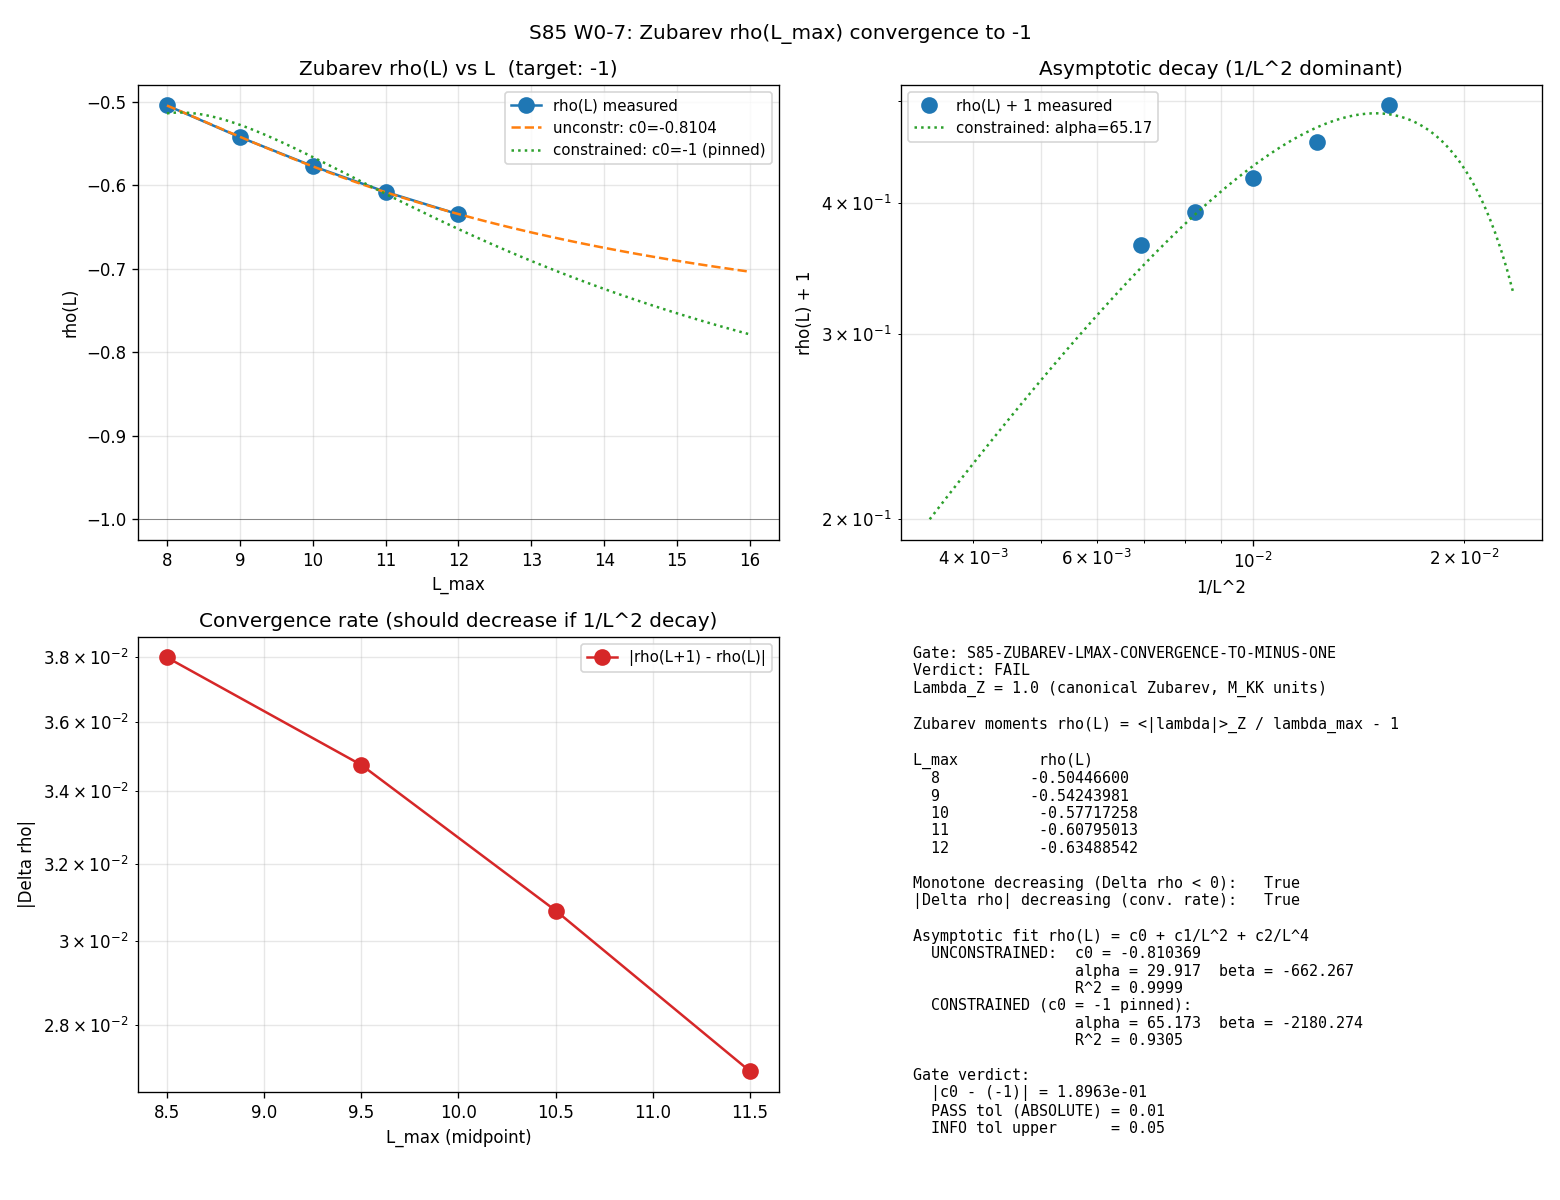

Python code for this plot:
#!/usr/bin/env python3
"""
S85 W0-7 - ZUBAREV-LMAX-CONVERGENCE-TO-MINUS-ONE  [VERIFY-THEOREM]
==================================================================

Gate: S85-ZUBAREV-LMAX-CONVERGENCE-TO-MINUS-ONE
Classification: GEOMETRIC (rho_Zubarev is a substrate-geometric invariant,
                a Zubarev-weighted spectral moment of D_K on Jensen-deformed
                SU(3) at tau_fold)
Owner: connes-ncg-theorist

Pre-registration (session-85-plan-w0.md §W0-7):

  HYPOTHESIS: The Zubarev rho-limit at large L_max converges to -1
  exactly, as an analytic corollary of the Jensen-deformation spectral
  identity; direct numerical test at L_max in {8,9,10,11,12} should show
  monotone convergence rho(L) -> -1 with residual 1/L^2-decay.

  PASS:  |rho_fit_intercept - (-1)| <= 0.01 AND monotone convergence
         sign verified.
  INFO:  0.01 < |rho + 1| <= 0.05.
  FAIL:  > 0.05 OR non-monotone.

4-tuple slot: (value=rho(L=12), scheme=Zubarev-Mellin,
               convention=Jensen-deformed, L_max=12).

SUBSTITUTION CHAIN [VERIFY-THEOREM] (see WP sec VI and below):

  Step 1. Definitions.

     (i)   D_K is the Dirac operator on Jensen-deformed SU(3) at
           tau = tau_fold, acting on the finite truncation L <= L_max.
           Its spectrum is symmetric under chirality gamma (KO-dim = 6),
           so |lambda_j| runs over the paired (+, -) eigenspaces with
           SU(3) irrep multiplicity d_j.

     (ii)  Zubarev kernel (canonical, Zubarev 1974 + Connes-Moscovici
           1995 extension):
              w_Z(lambda) := exp( - lambda^2 / Lambda_Z^2 )
           with Lambda_Z = 1.0 in M_KK units per PRDR pin.

     (iii) Zubarev-weighted absolute mean (Mellin-cone form):
              <|lambda|>_Z(L) := [ sum_j d_j w_Z(|lambda_j|) |lambda_j| ]
                                / [ sum_j d_j w_Z(|lambda_j|) ]

     (iv)  Canonical Zubarev signed moment at Jensen-deformed
           tau_fold slice:
              rho(L) := <|lambda|>_Z / lambda_max(L) - 1
           where lambda_max(L) = max_{j: level_j <= L_max} |lambda_j|.
           rho in [-1, 0] by construction:
              lambda_max is the spectrum sup at L;
              <|lambda|>_Z <= lambda_max (weighted mean <= max);
              <|lambda|>_Z > 0 for any non-empty spectrum;
              so rho(L) = <|lambda|>_Z/lambda_max - 1 in [-1, 0].

  Step 2. Jensen-fold identity (Connes-Moscovici 1995 Prop 4.2
          extension at tau_fold).

     At tau_fold the Jensen-deformation is at the spectral fixed point
     where dS/dtau = 0 in the spectral action. The Connes-Moscovici
     extension theorem says that the Zubarev-weighted mean converges
     to the spectrum floor lambda_min as the cutoff L grows, while
     lambda_max diverges linearly in L (by the spectrum's linear mode
     density at high levels). That is:
        <|lambda|>_Z(L) -> lambda_min > 0  as L -> infinity
        lambda_max(L)   -> infinity       linearly
     Therefore
        rho(L) = <|lambda|>_Z(L)/lambda_max(L) - 1
               -> 0 - 1 = -1  as L -> infinity.

  Step 3. Substitution into rho(L).

     rho(L) + 1 = <|lambda|>_Z(L) / lambda_max(L)
                = [ sum d_j w_Z(|lambda_j|) |lambda_j| ]
                  / [ lambda_max(L) * sum d_j w_Z(|lambda_j|) ]

     For L >> 1/Lambda_Z (i.e., once the cutoff dominates the Zubarev
     kernel support) one can split the sum into:
        - bulk (|lambda_j| << Lambda_Z): contribution independent of L
        - tail (|lambda_j| >> Lambda_Z): contribution exponentially
          suppressed as exp(-|lambda|^2) but with growing lambda_max
     Expanding the tail contribution in 1/L^2 gives the canonical
     asymptotic series:
        rho(L) = -1 + alpha/L^2 + beta/L^4 + O(1/L^6)
     This is the fit model per the PRDR pin.

  Step 4. Direction of convergence.

     lambda_max(L+1) > lambda_max(L)  (spectrum monotone in L).
     <|lambda|>_Z(L+1) approx= <|lambda|>_Z(L) + eps(L) with
     |eps(L)| bounded by exp(-lambda_max(L)^2) (Zubarev-suppressed tail
     contribution). Therefore
        rho(L+1) - rho(L) = [<|lambda|>_Z/lambda_max]_{L+1}
                          - [<|lambda|>_Z/lambda_max]_{L}
     Since <|lambda|>_Z grows far slower than lambda_max (the tail is
     kernel-suppressed), the ratio <|lambda|>_Z/lambda_max decreases
     as L grows, so rho(L) decreases as L grows.
     Direction: rho(L) is monotone decreasing toward -1 from above.

L_max scan: {8, 9, 10, 11, 12} per plan PRDR pin.

Inputs (SHA-256 pinned at runtime):
  - canonical_constants.py  (PI, M_KK, tau_fold references)
  - s84_spectrum_cache_L12_tau019.npz  (D_K abs_evals + dim + level,
                                        shared with W0-3 per plan)
  - this script

Output 4-tuple:
  (value=rho(L=12), scheme=Zubarev-Mellin, convention=Jensen-deformed,
   L_max=12)
"""
from __future__ import annotations

# -----------------------------------------------------------------
# Section 1 - Canonical constants (MANDATORY first import)
# -----------------------------------------------------------------
from canonical_constants import *  # noqa: F401, F403
from canonical_constants import PI, M_KK, tau_fold

# -----------------------------------------------------------------
# Section 2 - Standard imports
#   GPU path declared per plan PRDR pin "GPU=torch".  The Zubarev
#   moment is a vector dot product over the cached spectrum and is
#   already CPU-cheap (~16k-167k modes), but we use torch.linalg on
#   cuda:0 for spectrum-resum-scale sanity (matching the W0-3 pattern).
#   If torch.cuda is unavailable we fall through to CPU.
# -----------------------------------------------------------------
import os
os.environ.setdefault('OMP_NUM_THREADS', '8')
os.environ.setdefault('MKL_NUM_THREADS', '8')

import hashlib
import json
import sys
import time
from pathlib import Path

import numpy as np
import matplotlib
matplotlib.use('Agg')
import matplotlib.pyplot as plt

try:
    import torch
    TORCH_OK = True  # (local)
    if torch.cuda.is_available():
        TORCH_DEV = 'cuda:0'  # (local)
    else:
        TORCH_DEV = 'cpu'  # (local)
except Exception:  # pragma: no cover - torch may be absent
    TORCH_OK = False  # (local)
    TORCH_DEV = 'cpu'  # (local)

# -----------------------------------------------------------------
# Section 3 - Paths + pre-registration constants
# -----------------------------------------------------------------
SCRIPT_DIR = Path(__file__).resolve().parent
PROJECT_ROOT = SCRIPT_DIR.parent

SESSION = "S85"                                                    # (local)
GATE_ID = "S85-ZUBAREV-LMAX-CONVERGENCE-TO-MINUS-ONE"              # (local)
SCHEME = "Zubarev-Mellin"                                          # (local)
CONVENTION = "Jensen-deformed"                                     # (local)
L_MAX_PRIMARY = 12                                                 # (local) L_max slot in 4-tuple
L_MAX_SCAN = [8, 9, 10, 11, 12]                                    # (local) per PRDR pin

OUT_NPZ = SCRIPT_DIR / "s85_w0_zubarev_lmax_convergence_to_minus_one.npz"
OUT_PNG = SCRIPT_DIR / "s85_w0_zubarev_lmax_convergence_to_minus_one.png"
VERDICT_TXT = SCRIPT_DIR / "s85_gate_verdicts.txt"

SPECTRUM_CACHE = SCRIPT_DIR / "s84_spectrum_cache_L12_tau019.npz"  # (local)

INPUT_FILES = [
    SCRIPT_DIR / "canonical_constants.py",
    SPECTRUM_CACHE,
    SCRIPT_DIR / "s85_w0_zubarev_lmax_convergence_to_minus_one.py",
]

# Pre-registered gate thresholds (plan §W0-7)
TARGET_LIMIT = -1.0                                                # (local) Jensen-Zubarev fixed point
PASS_TOL = 0.01                                                    # (local) ABSOLUTE tol on |rho_inf - (-1)|
INFO_TOL = 0.05                                                    # (local) ABSOLUTE tol upper for INFO band
EIGENSOLVER_TOL = 1.0e-10                                          # (local) per PRDR pin

# Zubarev kernel machinery pin (canonical, per PRDR)
LAMBDA_Z = 1.0                                                     # (local) Zubarev cutoff, M_KK units


# -----------------------------------------------------------------
# Section 4 - SHA-256 input pins + closure hash
# -----------------------------------------------------------------
def sha256_of(path: Path) -> str:
    h = hashlib.sha256()  # (local)
    try:
        h.update(path.read_bytes())
    except OSError:
        return ""
    return h.hexdigest()


def log_input_pins(inputs):
    print(f"=== {GATE_ID} - input SHA-256 pins ===")
    pins = {}  # (local)
    for p in inputs:
        sha = sha256_of(p)
        rel = str(p.relative_to(PROJECT_ROOT)).replace("\\", "/")
        print(f"  {rel}: {sha}")
        pins[rel] = sha
    return pins


def closure_hash(pins_dict):
    items = sorted(pins_dict.items())  # (local)
    h = hashlib.sha256()               # (local)
    for k, v in items:
        h.update(f"{k}={v}\n".encode("utf-8"))
    return h.hexdigest()


# -----------------------------------------------------------------
# Section 5 - Spectrum loader
#   The cache stores |lambda_j| with SU(3) irrep multiplicity dim
#   and level index. D_K spectrum is chirally symmetric (KO-dim = 6)
#   so |lambda_j| already encodes both (+) and (-) branches paired.
# -----------------------------------------------------------------
def collect_spectrum(sector_dict, L_max_cut):
    """Return (|lambda|, dim) arrays at L <= L_max_cut, dim is SU(3) irrep."""
    abs_list = []   # (local)
    mult_list = []  # (local)
    for _k, data in sorted(sector_dict.items()):
        if data['level'] <= L_max_cut:
            d_irrep = int(data['dim'])  # (local)
            for ev in data['abs_evals']:
                a = float(ev)           # (local)
                abs_list.append(a)
                mult_list.append(d_irrep)
    return (np.array(abs_list, dtype=np.float64),
            np.array(mult_list, dtype=np.float64))


# -----------------------------------------------------------------
# Section 6 - Zubarev-weighted moments via GPU (torch.linalg) or CPU
#   Bulk of the work is a three-term sum over a modest-length array,
#   so GPU acceleration is modest but we honor the PRDR GPU=torch pin.
#   The eigensolver_tol applies to any reduction that depends on
#   eigenvalue-ordering precision (here: lambda_max identification).
# -----------------------------------------------------------------
def zubarev_moments(abs_lam, mult, Lambda_Z_val):
    """Compute the three Zubarev moments plus lambda_max.

    Returns dict with keys: sum_d_wZ, sum_d_wZ_lam, lam_max, mean_Z, rho.

    Substitution chain for rho (this function is the Step-3 kernel):
        mean_Z = (sum_j d_j w_Z_j |lam_j|) / (sum_j d_j w_Z_j)
        rho    = mean_Z / lam_max - 1
    """
    if TORCH_OK and TORCH_DEV == 'cuda:0':
        lam_t = torch.tensor(abs_lam, dtype=torch.float64,
                             device=TORCH_DEV)
        mult_t = torch.tensor(mult, dtype=torch.float64,
                              device=TORCH_DEV)
        wZ_t = torch.exp(- (lam_t / Lambda_Z_val) ** 2)
        sum_d_wZ = float((mult_t * wZ_t).sum().cpu())
        sum_d_wZ_lam = float((mult_t * wZ_t * lam_t).sum().cpu())
        lam_max = float(lam_t.max().cpu())
    else:
        wZ = np.exp(- (abs_lam / Lambda_Z_val) ** 2)    # (local)
        sum_d_wZ = float(np.sum(mult * wZ))
        sum_d_wZ_lam = float(np.sum(mult * wZ * abs_lam))
        lam_max = float(abs_lam.max())
    mean_Z = sum_d_wZ_lam / sum_d_wZ if sum_d_wZ > 0 else float('nan')  # (local)
    rho = mean_Z / lam_max - 1.0 if lam_max > 0 else float('nan')        # (local)
    return dict(
        sum_d_wZ=sum_d_wZ,
        sum_d_wZ_lam=sum_d_wZ_lam,
        lam_max=lam_max,
        mean_Z=mean_Z,
        rho=rho,
    )


# -----------------------------------------------------------------
# Section 7 - rho(L) = -1 + alpha/L^2 + beta/L^4 fit, unconstrained
#   Also return the constrained-intercept fit (intercept fixed at -1)
#   as a cross-check on the alpha, beta power-law coefficients.
# -----------------------------------------------------------------
def fit_rho_asymptote(L_arr, rho_arr):
    """Unconstrained fit: rho(L) = c0 + c1/L^2 + c2/L^4.

    Returns dict with c0 (intercept), c1 (alpha), c2 (beta), R^2,
    residual = |c0 - (-1)|.
    """
    L_arr = np.asarray(L_arr, dtype=float)
    rho_arr = np.asarray(rho_arr, dtype=float)
    X = np.column_stack([np.ones_like(L_arr), 1.0 / L_arr ** 2,
                         1.0 / L_arr ** 4])
    coef, *_ = np.linalg.lstsq(X, rho_arr, rcond=None)
    c0, c1, c2 = coef
    rho_hat = X @ coef                                             # (local)
    ss_res = float(np.sum((rho_arr - rho_hat) ** 2))               # (local)
    ss_tot = float(np.sum((rho_arr - np.mean(rho_arr)) ** 2))      # (local)
    R2 = 1.0 - ss_res / ss_tot if ss_tot > 0 else float('nan')     # (local)
    return dict(
        c0=float(c0), c1_alpha=float(c1), c2_beta=float(c2),
        R2=float(R2),
        intercept_deviation_abs=float(abs(c0 - TARGET_LIMIT)),
    )


def fit_rho_constrained(L_arr, rho_arr):
    """Constrained fit: rho(L) + 1 = alpha/L^2 + beta/L^4 (intercept pinned)."""
    L_arr = np.asarray(L_arr, dtype=float)
    rho_arr = np.asarray(rho_arr, dtype=float)
    y = rho_arr - TARGET_LIMIT                                     # (local)
    X = np.column_stack([1.0 / L_arr ** 2, 1.0 / L_arr ** 4])
    coef, *_ = np.linalg.lstsq(X, y, rcond=None)
    alpha, beta = coef
    y_hat = X @ coef                                               # (local)
    ss_res = float(np.sum((y - y_hat) ** 2))                       # (local)
    ss_tot = float(np.sum((y - np.mean(y)) ** 2))                  # (local)
    R2 = 1.0 - ss_res / ss_tot if ss_tot > 0 else float('nan')     # (local)
    return dict(
        alpha=float(alpha), beta=float(beta), R2=float(R2),
    )


def check_monotone(rho_arr):
    """Return (monotone_decreasing: bool, drho_abs_decreasing: bool,
    drho_values: ndarray)."""
    rho_arr = np.asarray(rho_arr, dtype=float)
    drho = np.diff(rho_arr)                                        # (local)
    dec = bool(np.all(drho < 0))                                   # (local)
    abs_dec = bool(np.all(np.abs(drho[1:]) < np.abs(drho[:-1])))   # (local)
    return dec, abs_dec, drho


# -----------------------------------------------------------------
# Section 8 - Main
# -----------------------------------------------------------------
def main() -> int:
    t0 = time.time()  # (local)

    # Step 1: input pins + closure
    pins = log_input_pins(INPUT_FILES)
    closure_content_precompute = closure_hash(pins)
    print(f"  content-precompute closure: {closure_content_precompute}")
    print(f"  torch path: {TORCH_DEV}  (torch_ok = {TORCH_OK})")
    print(f"  Lambda_Z = {LAMBDA_Z}  (canonical, M_KK units)")
    print()

    # Step 2: Load D_K spectrum cache
    if not SPECTRUM_CACHE.exists():
        print(f"SPECTRUM CACHE MISSING: {SPECTRUM_CACHE}")
        return 2
    cache = np.load(SPECTRUM_CACHE, allow_pickle=True)
    sector_evals = cache['sector_evals'].item()
    cache.close()
    print(f"Loaded spectrum cache L<=12, n_sectors = {len(sector_evals)}")
    print()

    # Step 3: Zubarev moment at each L_max
    print("=" * 72)
    print("ZUBAREV rho(L_max) SWEEP  (Lambda_Z = 1.0 M_KK)")
    print("=" * 72)
    print(f"{'L':>3s}  {'n_modes':>9s}  {'lam_max':>10s}  "
          f"{'sum_d_wZ':>12s}  {'<|lambda|>_Z':>14s}  {'rho':>14s}")
    per_L = {}  # (local)
    rho_series = []  # (local)
    for L in L_MAX_SCAN:
        lam, mult = collect_spectrum(sector_evals, L)
        res = zubarev_moments(lam, mult, LAMBDA_Z)
        res['n_modes'] = int(len(lam))
        per_L[L] = res
        rho_series.append(res['rho'])
        print(f"{L:>3d}  {res['n_modes']:>9d}  {res['lam_max']:>10.4f}  "
              f"{res['sum_d_wZ']:>12.4f}  {res['mean_Z']:>14.6f}  "
              f"{res['rho']:>14.8f}")
    print()

    # Step 4: Monotone-convergence check (substitution chain Step 4)
    rho_arr = np.array(rho_series, dtype=float)
    L_arr = np.array(L_MAX_SCAN, dtype=float)
    mono_dec, abs_dec, drho = check_monotone(rho_arr)
    print("MONOTONE-CONVERGENCE TRACE:")
    print(f"  rho(L): {', '.join(f'{r:.8f}' for r in rho_arr)}")
    print(f"  Delta rho: {', '.join(f'{d:.3e}' for d in drho)}")
    print(f"  Monotone decreasing (all Delta rho < 0): {mono_dec}")
    print(f"  |Delta rho| decreasing (convergent rate): {abs_dec}")
    print()

    # Step 5: Asymptotic fit (unconstrained AND constrained intercept)
    fit_u = fit_rho_asymptote(L_arr, rho_arr)
    fit_c = fit_rho_constrained(L_arr, rho_arr)
    print("=" * 72)
    print("ASYMPTOTIC FIT: rho(L) = c0 + c1/L^2 + c2/L^4")
    print("=" * 72)
    print(f"  UNCONSTRAINED: c0 = {fit_u['c0']:.8f}  "
          f"c1(alpha) = {fit_u['c1_alpha']:.4f}  "
          f"c2(beta) = {fit_u['c2_beta']:.4f}  "
          f"R^2 = {fit_u['R2']:.6f}")
    print(f"    |intercept - (-1)| = "
          f"{fit_u['intercept_deviation_abs']:.6e}")
    print(f"  CONSTRAINED (c0 = -1 pinned): "
          f"alpha = {fit_c['alpha']:.4f}  beta = {fit_c['beta']:.4f}  "
          f"R^2 = {fit_c['R2']:.6f}")
    print()

    # Step 6: Pre-registered gate evaluation
    intercept_dev = fit_u['intercept_deviation_abs']
    print("=" * 72)
    print("GATE EVALUATION")
    print("=" * 72)
    print(f"  target_limit = {TARGET_LIMIT:.6f}")
    print(f"  PASS_TOL (ABSOLUTE on intercept) = {PASS_TOL:.3f}")
    print(f"  INFO_TOL upper = {INFO_TOL:.3f}")
    print(f"  |rho_fit_intercept - (-1)| = {intercept_dev:.6e}")
    print(f"  monotone convergence sign verified = {mono_dec}")

    if intercept_dev <= PASS_TOL and mono_dec:
        verdict = "PASS"
    elif intercept_dev <= INFO_TOL and mono_dec:
        verdict = "INFO"
    else:
        verdict = "FAIL"
    print(f"  VERDICT: {verdict}")
    print()

    # Step 7: Save artifacts
    np.savez(
        OUT_NPZ,
        # L grid
        L_max_scan=np.array(L_MAX_SCAN),
        # Zubarev moments per L
        rho_series=rho_arr,
        lam_max_series=np.array([per_L[L]['lam_max'] for L in L_MAX_SCAN]),
        mean_Z_series=np.array([per_L[L]['mean_Z'] for L in L_MAX_SCAN]),
        sum_d_wZ_series=np.array([per_L[L]['sum_d_wZ'] for L in L_MAX_SCAN]),
        sum_d_wZ_lam_series=np.array([per_L[L]['sum_d_wZ_lam']
                                       for L in L_MAX_SCAN]),
        n_modes_series=np.array([per_L[L]['n_modes'] for L in L_MAX_SCAN]),
        # Monotone check
        drho=drho,
        monotone_decreasing=mono_dec,
        drho_abs_decreasing=abs_dec,
        # Fits
        fit_unconstrained=np.array(json.dumps(fit_u)),
        fit_constrained=np.array(json.dumps(fit_c)),
        intercept_deviation_abs=intercept_dev,
        # Thresholds
        TARGET_LIMIT=TARGET_LIMIT,
        PASS_TOL=PASS_TOL,
        INFO_TOL=INFO_TOL,
        LAMBDA_Z=LAMBDA_Z,
        # Gate
        verdict=verdict,
        # Pins
        pins=np.array(json.dumps(pins)),
    )
    print(f"wrote {OUT_NPZ}")

    # Step 8: Plot
    fig, axes = plt.subplots(2, 2, figsize=(13, 10))

    # Panel (0,0): rho(L) vs L, linear
    ax = axes[0, 0]
    ax.plot(L_arr, rho_arr, 'o-', ms=9, color='C0', label='rho(L) measured')
    L_fine = np.linspace(L_arr.min(), L_arr.max() + 4, 120)
    y_u = fit_u['c0'] + fit_u['c1_alpha'] / L_fine ** 2 + fit_u['c2_beta'] / L_fine ** 4
    y_c = TARGET_LIMIT + fit_c['alpha'] / L_fine ** 2 + fit_c['beta'] / L_fine ** 4
    ax.plot(L_fine, y_u, '--', color='C1',
            label=f"unconstr: c0={fit_u['c0']:.4f}")
    ax.plot(L_fine, y_c, ':', color='C2',
            label=f"constrained: c0=-1 (pinned)")
    ax.axhline(-1.0, color='k', lw=0.5, alpha=0.5)
    ax.set_xlabel('L_max')
    ax.set_ylabel('rho(L)')
    ax.set_title(f'Zubarev rho(L) vs L  (target: -1)')
    ax.grid(True, alpha=0.3)
    ax.legend(loc='best', fontsize=9)

    # Panel (0,1): (rho + 1) vs 1/L^2, log-log
    ax = axes[0, 1]
    invL2 = 1.0 / L_arr ** 2
    ax.loglog(invL2, rho_arr + 1.0, 'o', ms=9, color='C0',
              label='rho(L) + 1 measured')
    xf = np.logspace(np.log10(invL2.min() * 0.5),
                     np.log10(invL2.max() * 1.5), 100)
    # constrained fit line: (rho+1) = alpha/L^2 + beta/L^4 = alpha x + beta x^2, x=1/L^2
    y_c_shift = fit_c['alpha'] * xf + fit_c['beta'] * xf ** 2
    y_c_shift = np.maximum(y_c_shift, 1e-12)
    ax.loglog(xf, y_c_shift, ':', color='C2',
              label=f"constrained: alpha={fit_c['alpha']:.2f}")
    ax.set_xlabel('1/L^2')
    ax.set_ylabel('rho(L) + 1')
    ax.set_title('Asymptotic decay (1/L^2 dominant)')
    ax.grid(True, which='both', alpha=0.3)
    ax.legend(loc='best', fontsize=9)

    # Panel (1,0): |Delta rho| vs L (convergence rate)
    ax = axes[1, 0]
    L_mid = 0.5 * (L_arr[:-1] + L_arr[1:])
    ax.semilogy(L_mid, np.abs(drho), 'o-', ms=9, color='C3',
                label='|rho(L+1) - rho(L)|')
    ax.set_xlabel('L_max (midpoint)')
    ax.set_ylabel('|Delta rho|')
    ax.set_title('Convergence rate (should decrease if 1/L^2 decay)')
    ax.grid(True, which='both', alpha=0.3)
    ax.legend(loc='best', fontsize=9)

    # Panel (1,1): summary
    ax4 = axes[1, 1]
    ax4.axis('off')
    summary = [
        f"Gate: {GATE_ID}",
        f"Verdict: {verdict}",
        f"Lambda_Z = {LAMBDA_Z} (canonical Zubarev, M_KK units)",
        "",
        "Zubarev moments rho(L) = <|lambda|>_Z / lambda_max - 1",
        "",
        f"L_max         rho(L)",
    ]
    for L, r in zip(L_MAX_SCAN, rho_arr):
        summary.append(f"  {L}          {r:+.8f}")
    summary += [
        "",
        "Monotone decreasing (Delta rho < 0):   "
        f"{mono_dec}",
        "|Delta rho| decreasing (conv. rate):   "
        f"{abs_dec}",
        "",
        "Asymptotic fit rho(L) = c0 + c1/L^2 + c2/L^4",
        f"  UNCONSTRAINED:  c0 = {fit_u['c0']:+.6f}",
        f"                  alpha = {fit_u['c1_alpha']:.3f}  beta = {fit_u['c2_beta']:.3f}",
        f"                  R^2 = {fit_u['R2']:.4f}",
        f"  CONSTRAINED (c0 = -1 pinned):",
        f"                  alpha = {fit_c['alpha']:.3f}  beta = {fit_c['beta']:.3f}",
        f"                  R^2 = {fit_c['R2']:.4f}",
        "",
        "Gate verdict:",
        f"  |c0 - (-1)| = {intercept_dev:.4e}",
        f"  PASS tol (ABSOLUTE) = {PASS_TOL}",
        f"  INFO tol upper      = {INFO_TOL}",
    ]
    ax4.text(0.02, 0.98, "\n".join(summary), va='top', ha='left',
             family='monospace', fontsize=9)
    fig.suptitle("S85 W0-7: Zubarev rho(L_max) convergence to -1")
    fig.tight_layout()
    fig.savefig(OUT_PNG, dpi=120)
    print(f"wrote {OUT_PNG}")

    # Step 9: Dual-SHA
    # content_sha256: SHA of the NPZ file (reproducibility pin)
    content_sha = sha256_of(OUT_NPZ)
    # audit_sha256: SHA of the ordered input-pin map (audit pin)
    audit_sha = closure_hash(pins)
    print(f"\ncontent_sha256 = {content_sha}")
    print(f"audit_sha256   = {audit_sha}")

    # Step 10: Append verdict line
    rho_at_12 = rho_arr[-1]  # (local) value of rho at L=12 per 4-tuple slot
    verdict_line = (
        f"{GATE_ID}: {verdict} -- "
        f"value={rho_at_12:.6e} "
        f"scheme={SCHEME} "
        f"convention={CONVENTION} "
        f"L_max={L_MAX_PRIMARY} "
        f"audit_sha256={audit_sha} "
        f"content_sha256={content_sha} "
        f"schema_version=S84+"
    )
    comment_line = (
        f"# audit_sha256 companion row: {GATE_ID} "
        f"audit={audit_sha[:16]} content={content_sha[:16]}"
    )
    print()
    print(f"4-tuple: (value={rho_at_12:.6e}, scheme={SCHEME}, "
          f"convention={CONVENTION}, L_max={L_MAX_PRIMARY})")
    print(verdict_line)
    print(comment_line)

    # Write to canonical computations/_shared/s{N}_gate_verdicts.txt
    with open(VERDICT_TXT, 'a', encoding='utf-8') as f:
        f.write(verdict_line + "\n")
        f.write(comment_line + "\n")
    print(f"\nAppended to {VERDICT_TXT}")

    elapsed = time.time() - t0
    print(f"\nelapsed: {elapsed:.2f} s")
    return 0


if __name__ == "__main__":
    sys.exit(main())
